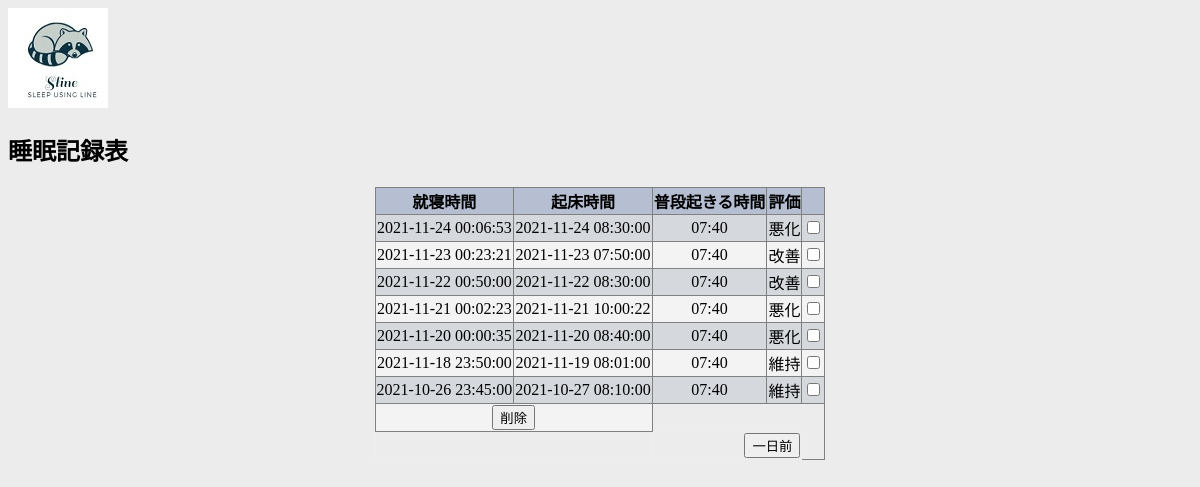
The page /sleep_table.php?profile_id=4 on the database its author committed.
### tables this page shows
CREATE TABLE `sleep` (
  `sleep_id` int(11) NOT NULL,
  `user_id` varchar(50) NOT NULL,
  `in_time` datetime(6) NOT NULL,
  `out_time` datetime(6) DEFAULT NULL,
  `wake_up_time` int(11) NOT NULL,
  `question` varchar(30) DEFAULT NULL
);

### sleep_table.php (the view, shortened to what this page needs)
<!DOCTYPE html>
<html lang="ja">
<head>
    <link rel="stylesheet" href="./css/table.css">
</head>
<body>
<div class="logoimg">
	<img src="./image/logo2.jpg">
    <h2 class="title">睡眠記録表</h2>
	</div>
    <?php
    require("return_id.php");
    $i = 0;
    $num = 0;
    if (isset($_GET["profile_id"])) {
        $user_id = ret_user_id((int)$_GET["profile_id"]);
    }
    try {
        $sql = "SELECT * FROM(SELECT * FROM sleep WHERE user_id=:user_id ORDER BY in_time desc LIMIT $num,8) as result";
        $sql_max = "SELECT * FROM(SELECT * FROM sleep WHERE user_id=:user_id ORDER BY in_time desc LIMIT 0,1) as maxresult";
        $sql_min = "SELECT * FROM(SELECT * FROM sleep WHERE user_id=:user_id ORDER BY in_time LIMIT 0,1) as minresult";
        $stm = $pdo->prepare($sql);
        $stm_max = $pdo->prepare($sql_max);
        $stm_min = $pdo->prepare($sql_min);
        $stm->bindValue(":user_id", $user_id, PDO::PARAM_STR);
        $stm_max->bindValue(":user_id", $user_id, PDO::PARAM_STR);
        $stm_min->bindValue(":user_id", $user_id, PDO::PARAM_STR);
        if ($stm_max->execute()) {
            $result_max = $stm_max->fetchAll(PDO::FETCH_ASSOC);
        }
        if ($stm_min->execute()) {
            $result_min = $stm_min->fetchAll(PDO::FETCH_ASSOC);
            $min_sleep_id = $result_min[0]["sleep_id"];
        }
        if ($stm->execute()) {
            $result = $stm->fetchAll(PDO::FETCH_ASSOC);
            if (count($result) > 0) {
                echo "<div class=buttan>";
                echo "<table border=1>";
                echo "<th>就寝時間</th><th>起床時間</th><th>普段起きる時間</th><th>評価</th><th></th>";
                foreach ($result as $value) {
                    $wake_up_time_hour = sprintf("%02d", (int)($value["wake_up_time"] / 60));
                    $wake_up_time_minutes = sprintf("%02d", (int)($value["wake_up_time"] % 60));
                    $in_time = explode(".",$value["in_time"]);
                    $out_time = explode(".",$value["out_time"]);
                    $sleep_id = $value["sleep_id"];
                    if (!($value["sleep_id"] == $min_sleep_id || $i >= 7)) {
                        $i += 1;
                        $sleep_out_time = strtotime($value["out_time"]);
                        $sleep_out_time_hour = date("H", $sleep_out_time);
                        $sleep_out_time_minutes = date("i", $sleep_out_time);
                        $sleep_out_time = (int)((int)$sleep_out_time_hour * 60 + (int)$sleep_out_time_minutes);
                        $sleep_out_time_pre = strtotime($result[$i]["out_time"]);
                        $sleep_out_time_pre_hour = date("H", $sleep_out_time_pre);
                        $sleep_out_time_pre_minutes = date("i", $sleep_out_time_pre);
                        $sleep_out_time_pre = (int)((int)$sleep_out_time_pre_hour * 60 + (int)$sleep_out_time_pre_minutes);
                        $msg_pre1 = abs($sleep_out_time - $value["wake_up_time"]);
                        $msg_pre2 = abs($sleep_out_time_pre - $result[$i]["wake_up_time"]);
                        $msg_abs = abs($msg_pre1 - $msg_pre2);
                        if($msg_abs < 10){
                            $msg = "維持";
                        }else {
                        if($msg_pre1 <= $msg_pre2){
                            $msg = "改善";
                        }else {
                            $msg = "悪化";
                        }
                    }
                        echo "<tr><td>$in_time[0]</td><td>$out_time[0]</td><td>$wake_up_time_hour:$wake_up_time_minutes</td><td>$msg</td>";
                        ?>
                        <form method="POST" action="delete_row.php">
                    <?php
                        echo "<td><input type=checkbox name=row$i value=$sleep_id></td>";
                    } else if ($value["sleep_id"] == $min_sleep_id && $i <= 6) {
                        echo "<tr><td>$in_time[0]</td><td>$out_time[0]</td><td>$wake_up_time_hour:$wake_up_time_minutes</td><td>最初</td>";
                        echo "<td><input type=checkbox name=row$i value=$sleep_id></td>";
                    }
                }
                echo "<tr><td colspan=2 class=delete>";
                echo "<input type=submit value=削除>";
                ?>
                </form>
                <?php
                echo "<tr><td colspan=2 class=remove>";
                echo "</td><td colspan=2 class=add>";
                if (count($result) == 8) {
                    if ($result[count($result) - 2]["sleep_id"] != $min_sleep_id) {
                        echo "<form method=POST action=sleep_table.php class=add>";
                        echo "<input type=submit value=一日前>";
                        echo "</form>";
                    }
                }
                echo "</td></table>";
                echo "</div>";
            } else {
                echo "データが一件も入力されていません";
            }
        }
    } catch (Exception $e) {
        echo 'エラーが発生しました。:' . $e->getMessage();
    }
    ?>
</body>
</html>

### css/table.css (style rules this page uses)
body { background-color: #ececec; }
table { margin: auto; border-collapse: collapse; text-align: center; }
table th { background-color: #b5bfd1; }
table tr { background-color: #F3F3F3; }
table tr:nth-child(even) { background-color: rgb(213, 217, 221); }
table tr:last-child { border: 0; background-color: #ececec; }
.remove { margin-left: auto; text-align: left; }
.add { margin-right: auto; text-align: right; }
.delete { margin: auto; text-align: center; }

### rows shown on the page
sleep: in_time "2021-11-24 00:06:53", out_time "2021-11-24 08:30:00", wake_up_time "07", wake_up_time "40", msg "悪化"
sleep: in_time "2021-11-23 00:23:21", out_time "2021-11-23 07:50:00", wake_up_time "07", wake_up_time "40", msg "改善"
sleep: in_time "2021-11-22 00:50:00", out_time "2021-11-22 08:30:00", wake_up_time "07", wake_up_time "40", msg "改善"
sleep: in_time "2021-11-21 00:02:23", out_time "2021-11-21 10:00:22", wake_up_time "07", wake_up_time "40", msg "悪化"
sleep: in_time "2021-11-20 00:00:35", out_time "2021-11-20 08:40:00", wake_up_time "07", wake_up_time "40", msg "悪化"
sleep: in_time "2021-11-18 23:50:00", out_time "2021-11-19 08:01:00", wake_up_time "07", wake_up_time "40", msg "維持"
sleep: in_time "2021-10-26 23:45:00", out_time "2021-10-27 08:10:00", wake_up_time "07", wake_up_time "40", msg "維持"
